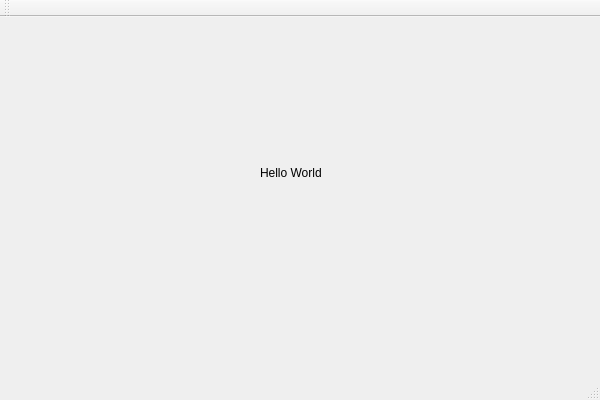
<?xml version="1.0" encoding="UTF-8"?>
<ui version="4.0">
 <class>QtHelloWorldClass</class>
 <widget class="QMainWindow" name="QtHelloWorldClass">
  <property name="geometry">
   <rect>
    <x>0</x>
    <y>0</y>
    <width>600</width>
    <height>400</height>
   </rect>
  </property>
  <property name="windowTitle">
   <string>QtHelloWorld</string>
  </property>
  <widget class="QWidget" name="centralWidget">
   <widget class="QLabel" name="label">
    <property name="geometry">
     <rect>
      <x>260</x>
      <y>150</y>
      <width>66</width>
      <height>12</height>
     </rect>
    </property>
    <property name="text">
     <string>Hello World</string>
    </property>
   </widget>
  </widget>
  <widget class="QMenuBar" name="menuBar">
   <property name="geometry">
    <rect>
     <x>0</x>
     <y>0</y>
     <width>600</width>
     <height>23</height>
    </rect>
   </property>
  </widget>
  <widget class="QToolBar" name="mainToolBar">
   <attribute name="toolBarArea">
    <enum>TopToolBarArea</enum>
   </attribute>
   <attribute name="toolBarBreak">
    <bool>false</bool>
   </attribute>
  </widget>
  <widget class="QStatusBar" name="statusBar"/>
 </widget>
 <layoutdefault spacing="6" margin="11"/>
 <resources>
  <include location="QtHelloWorld.qrc"/>
 </resources>
 <connections/>
</ui>
